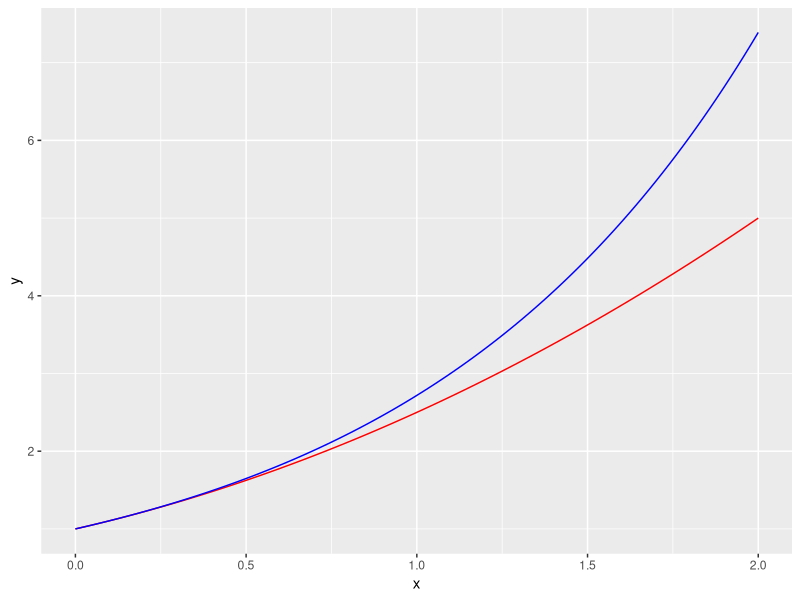

The R script that drew this image:
## ---- chunk 1
library(ggplot2)
square <- function(x) {
  x^2/2+x+1
}
## ---- chunk 2

## ---- chunk 3
ggplot(data.frame(x=c(0, 2)), aes(x)) + 
  stat_function(fun=square, colour="red") +
  stat_function(fun=exp, colour="blue") 
